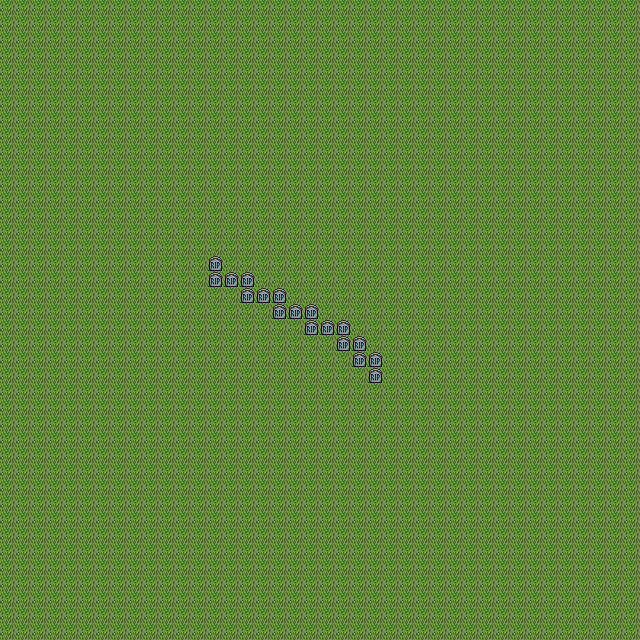

This game map was drawn from its Tiled (.tmx) file and the tilesets committed beside it. A one-line description and the trimmed map source follow:
An orthogonal 40x40 tile map with 16x16 px tiles, 2 tile layers (Kachelebene 1, Colision), 24 tilesets and 3 objects.

<map version="1.0" tiledversion="1.0.3" orientation="orthogonal" renderorder="right-down" width="40" height="40" tilewidth="16" tileheight="16" nextobjectid="1">
 <tileset firstgid="1" name="Decor0" tilewidth="16" tileheight="16" tilecount="176" columns="8">
  <image source="../Dawnlike/Objects/Decor0.png" width="128" height="352" />
  <tile id="0">
   <objectgroup draworder="index">
    <object id="1" x="6" y="7" />
    <object id="2" x="-3.875" y="-3.0625" width="19.8125" height="20.0625" />
   </objectgroup>
  </tile>
  <tile id="137">
   <objectgroup draworder="index">
    <object id="1" x="0.875" y="0.125" width="13.1875" height="14.75" />
   </objectgroup>
  </tile>
 </tileset>
 <tileset firstgid="177" name="Decor1" tilewidth="16" tileheight="16" tilecount="176" columns="8">
  <image source="../Dawnlike/Objects/Decor1.png" width="128" height="352" />
 </tileset>
 <tileset firstgid="353" name="Door0" tilewidth="16" tileheight="16" tilecount="48" columns="8">
  <image source="../Dawnlike/Objects/Door0.png" width="128" height="96" />
 </tileset>
 <tileset firstgid="401" name="Door1" tilewidth="16" tileheight="16" tilecount="48" columns="8">
  <image source="../Dawnlike/Objects/Door1.png" width="128" height="96" />
 </tileset>
 <tileset firstgid="449" name="Effect0" tilewidth="16" tileheight="16" tilecount="208" columns="8">
  <image source="../Dawnlike/Objects/Effect0.png" width="128" height="416" />
 </tileset>
 <tileset firstgid="657" name="Effect1" tilewidth="16" tileheight="16" tilecount="208" columns="8">
  <image source="../Dawnlike/Objects/Effect1.png" width="128" height="416" />
 </tileset>
 <tileset firstgid="865" name="Fence" tilewidth="16" tileheight="16" tilecount="96" columns="8">
  <image source="../Dawnlike/Objects/Fence.png" width="128" height="192" />
 </tileset>
 <tileset firstgid="961" name="Floor" tilewidth="16" tileheight="16" tilecount="819" columns="21">
  <image source="../Dawnlike/Objects/Floor.png" width="336" height="624" />
  <terraintypes>
   <terrain name="Dirt" tile="0" />
  </terraintypes>
  <tile id="400" terrain="0,0,0,0" />
 </tileset>
 <tileset firstgid="1780" name="Ground0" tilewidth="16" tileheight="16" tilecount="56" columns="8">
  <image source="../Dawnlike/Objects/Ground0.png" width="128" height="112" />
 </tileset>
 <tileset firstgid="1836" name="Ground1" tilewidth="16" tileheight="16" tilecount="56" columns="8">
  <image source="../Dawnlike/Objects/Ground1.png" width="128" height="112" />
 </tileset>
 <tileset firstgid="1892" name="Hill0" tilewidth="16" tileheight="16" tilecount="288" columns="16">
  <image source="../Dawnlike/Objects/Hill0.png" width="256" height="288" />
 </tileset>
 <tileset firstgid="2180" name="Hill1" tilewidth="16" tileheight="16" tilecount="288" columns="16">
  <image source="../Dawnlike/Objects/Hill1.png" width="256" height="288" />
 </tileset>
 <tileset firstgid="2468" name="Map0" tilewidth="16" tileheight="16" tilecount="180" columns="12">
  <image source="../Dawnlike/Objects/Map0.png" width="192" height="240" />
 </tileset>
 <tileset firstgid="2648" name="Map1" tilewidth="16" tileheight="16" tilecount="180" columns="12">
  <image source="../Dawnlike/Objects/Map1.png" width="192" height="240" />
 </tileset>
 <tileset firstgid="2828" name="Ore0" tilewidth="16" tileheight="16" tilecount="63" columns="9">
  <image source="../Dawnlike/Objects/Ore0.png" width="144" height="112" />
 </tileset>
 <tileset firstgid="2891" name="Ore1" tilewidth="16" tileheight="16" tilecount="63" columns="9">
  <image source="../Dawnlike/Objects/Ore1.png" width="144" height="112" />
 </tileset>
 <tileset firstgid="2954" name="Pit0" tilewidth="16" tileheight="16" tilecount="256" columns="8">
  <image source="../Dawnlike/Objects/Pit0.png" width="128" height="512" />
 </tileset>
 <tileset firstgid="3210" name="Pit1" tilewidth="16" tileheight="16" tilecount="256" columns="8">
  <image source="../Dawnlike/Objects/Pit1.png" width="128" height="512" />
 </tileset>
 <tileset firstgid="3466" name="Tile" tilewidth="16" tileheight="16" tilecount="32" columns="8">
  <image source="../Dawnlike/Objects/Tile.png" width="128" height="64" />
 </tileset>
 <tileset firstgid="3498" name="Trap0" tilewidth="16" tileheight="16" tilecount="40" columns="8">
  <image source="../Dawnlike/Objects/Trap0.png" width="128" height="80" />
 </tileset>
 <tileset firstgid="3538" name="Trap1" tilewidth="16" tileheight="16" tilecount="40" columns="8">
  <image source="../Dawnlike/Objects/Trap1.png" width="128" height="80" />
 </tileset>
 <tileset firstgid="3578" name="Tree0" tilewidth="16" tileheight="16" tilecount="432" columns="12">
  <image source="../Dawnlike/Objects/Tree0.png" width="192" height="576" />
 </tileset>
 <tileset firstgid="4010" name="Tree1" tilewidth="16" tileheight="16" tilecount="432" columns="12">
  <image source="../Dawnlike/Objects/Tree1.png" width="192" height="576" />
 </tileset>
 <tileset firstgid="4442" name="Wall" tilewidth="16" tileheight="16" tilecount="1020" columns="20">
  <image source="../Dawnlike/Objects/Wall.png" width="320" height="816" />
 </tileset>
 <layer name="Kachelebene 1" width="40" height="40">
  <data>[1600 cells, 1600 non-empty, 1 distinct tile ids]</data>
 </layer>
 <layer name="Colision" width="40" height="40">
  <data>[1600 cells, 18 non-empty, 1 distinct tile ids]</data>
 </layer>
</map>
